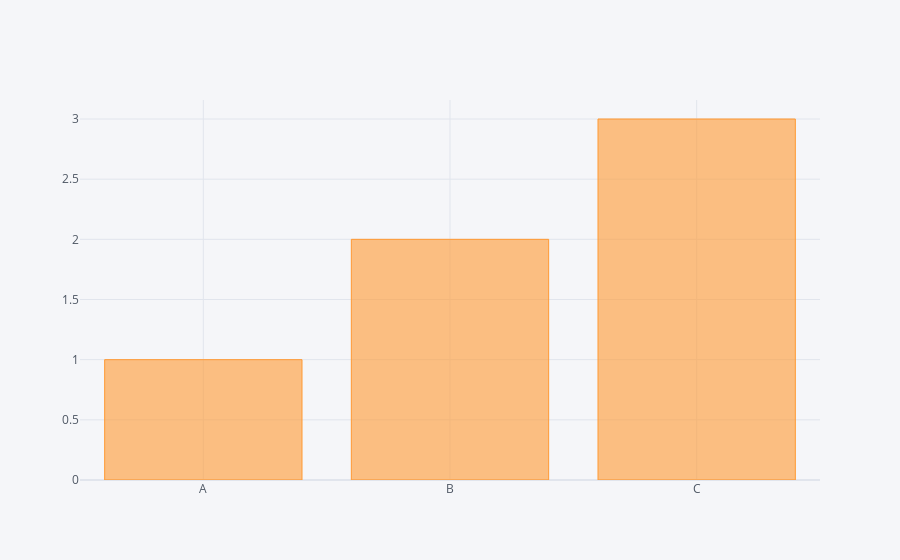

The cell this chart's notebook holds for it:
### Code cell
df1.iplot(kind="bar",x="CATEGORY",y="VALUES")

### Figure 1 — Plotly figure (JSON) as saved in the notebook; plotly's stock layout.template omitted (floating-point values rounded to 4 significant figures)
{"data": [{"marker": {"color": "rgba(255, 153, 51, 0.6)", "line": {"color": "rgba(255, 153, 51, 1.0)", "width": 1}}, "name": "VALUES", "orientation": "v", "text": "", "type": "bar", "x": ["A", "B", "C"], "y": [1, 2, 3]}], "layout": {"legend": {"bgcolor": "#F5F6F9", "font": {"color": "#4D5663"}}, "paper_bgcolor": "#F5F6F9", "plot_bgcolor": "#F5F6F9", "title": {"font": {"color": "#4D5663"}}, "xaxis": {"gridcolor": "#E1E5ED", "showgrid": true, "tickfont": {"color": "#4D5663"}, "title": {"font": {"color": "#4D5663"}, "text": ""}, "zerolinecolor": "#E1E5ED"}, "yaxis": {"gridcolor": "#E1E5ED", "showgrid": true, "tickfont": {"color": "#4D5663"}, "title": {"font": {"color": "#4D5663"}, "text": ""}, "zerolinecolor": "#E1E5ED"}}}
